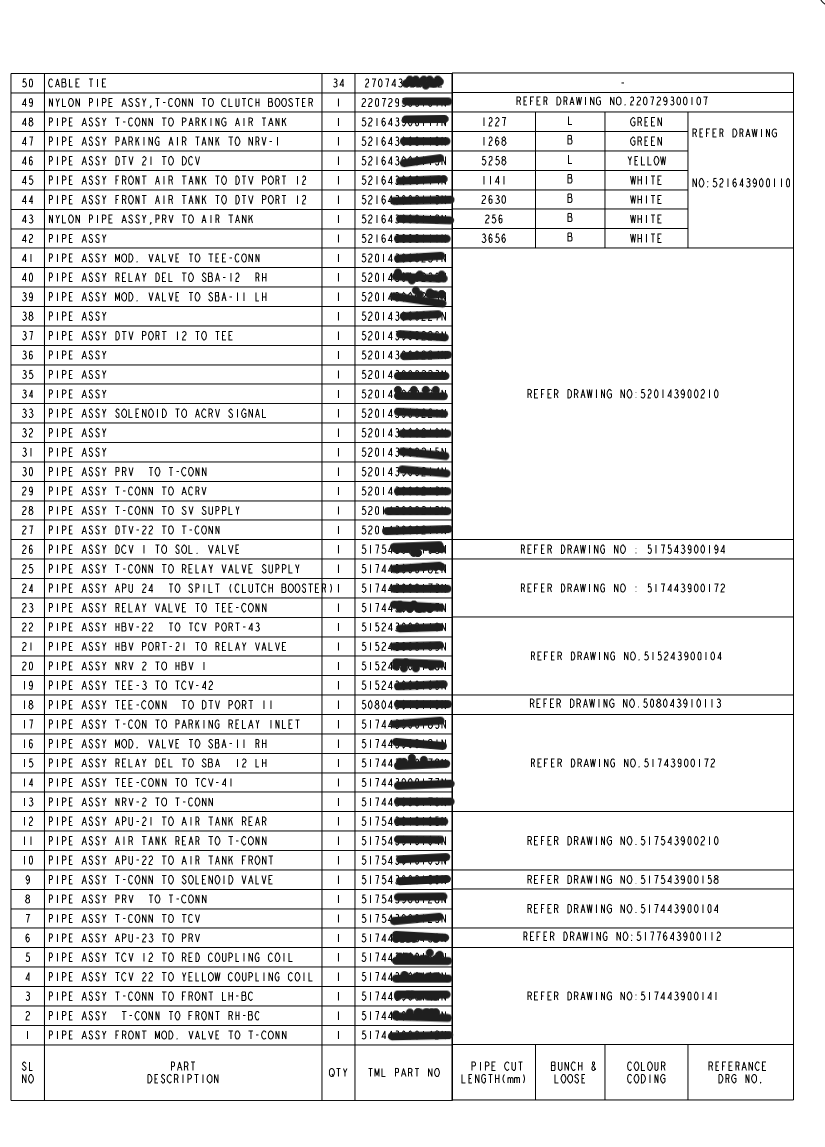
#> input picture result.png, 825 x 1147 px
$ python harvest_more_digits.py
#> lines starting #> are read from the running program, lines starting #| are printed output that depends on the picture
"""
Harvest MORE real digit glyphs from two additional known-ground-truth
sources, to reinforce the digit classes (0,1,3,4,6,7,8,9) that scored
0% in the last held-out eval despite the class existing -- those failures
were data-scarcity, not confusability (unlike '1' vs 'I'/'L', which is a
separate, resolution-related issue this script does NOT fix).

Source 1: QTY column -- "1" for every row except SL 50 ("34").
Source 2: PIPE CUT LENGTH column, rows 42-48 (the only rows where it's
    populated) -- 7 distinct 4-digit values, verified in
    extracted_corrected.xlsx: 1227, 1268, 5258, 1141, 2630, 256, 3656.

Usage:
    python3 harvest_more_digits.py
"""
import numpy as np
from PIL import Image

IMAGE_PATH = "result.png"

ROW_BOUNDS = [73, 92, 111, 131, 150, 170, 189, 209, 228, 247, 267, 286, 306,
              325, 345, 364, 383, 403, 422, 442, 461, 481, 500, 519, 539,
              558, 578, 597, 617, 636, 655, 675, 694, 714, 733, 753, 772,
              791, 811, 830, 850, 869, 889, 908, 927, 947, 966, 986, 1005,
              1025, 1044]
QTY_X0, QTY_X1 = 325, 350        # inset from grid lines (321, 354)
LENGTH_X0, LENGTH_X1 = 357, 448  # inset from grid lines (354, 451)
INK_THRESHOLD = 150
TARGET = 22

sl_values = list(range(50, 0, -1))  # row i -> SL (50 - i)

QTY_GROUND_TRUTH = {sl: ("34" if sl == 50 else "1") for sl in range(1, 51)}
LENGTH_GROUND_TRUTH = {48: "1227", 47: "1268", 46: "5258", 45: "1141",
                        44: "2630", 43: "256", 42: "3656"}


def tight_crop(bin_img):
    ys, xs = np.where(bin_img > 0)
    if len(xs) == 0:
        return None
    return bin_img[ys.min():ys.max() + 1, xs.min():xs.max() + 1]


def resize_glyph(glyph_bin):
    g = Image.fromarray((glyph_bin * 255).astype(np.uint8))
    g = g.resize((TARGET, TARGET), Image.LANCZOS)
    return np.array(g) / 255.0


def harvest_column(arr, x0, x1, ground_truth):
    X, y = [], []
    skipped = []
    for i, sl_val in enumerate(sl_values):
        if sl_val not in ground_truth:
            continue
        digits = ground_truth[sl_val]
        y0, y1 = ROW_BOUNDS[i] + 1, ROW_BOUNDS[i + 1] - 1
        crop = arr[y0:y1, x0:x1]
        bw = (crop < INK_THRESHOLD).astype(np.uint8)
        tc = tight_crop(bw)
        if tc is None:
            skipped.append(sl_val); continue
        n = len(digits)
        w = tc.shape[1]
        edges = np.linspace(0, w, n + 1).astype(int)
        glyphs = []
        ok = True
        for d in range(n):
            piece = tc[:, edges[d]:edges[d + 1]]
            pt = tight_crop(piece)
            if pt is None or pt.shape[0] < 3 or pt.shape[1] < 2:
                ok = False; break
            glyphs.append(pt)
        if not ok:
            skipped.append(sl_val); continue
        for ch, g in zip(digits, glyphs):
            X.append(resize_glyph(g))
            y.append(ch)
    return X, y, skipped


def main():
    im = Image.open(IMAGE_PATH).convert("L")
    arr = np.array(im)

    qty_X, qty_y, qty_skipped = harvest_column(arr, QTY_X0, QTY_X1, QTY_GROUND_TRUTH)
#> the loop in harvest_column, `for i, sl_val in enumerate(sl_values):` made 50 passes
#> tc on passes 4, 6, 8, 11, 13, 15, 18: [1, 1, 1, 1, 1, 1, 1, 1, 1], [1, 1, 1, 1, 1, 1, 1, 1, 1], [1, 1, 1, 1, 1, 1, 1, 1], [1, 1, 1, 1, 1, 1, 1, 1, 1], [1, 1, 1, 1, 1, 1, 1, 1, 1], [1, 1, 1, 1, 1, 1, 1, 1], [1, 1, 1, 1, 1, 1, 1, 1, 1]
#> pass 1, in resize_glyph, `g = g.resize((TARGET, TARGET), Image.LANCZOS)`:
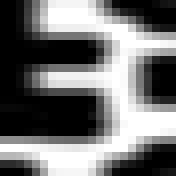
#> g: PIL image 22x22 L (shown 8 times larger); min 0, max 255, mean 114
#> pass 1, in resize_glyph (call 2), `g = g.resize((TARGET, TARGET), Image.LANCZOS)`:
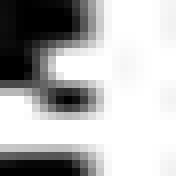
#> g: PIL image 22x22 L (shown 8 times larger); min 0, max 255, mean 179.2
#> pass 2, in resize_glyph (call 3), `g = g.resize((TARGET, TARGET), Image.LANCZOS)`:
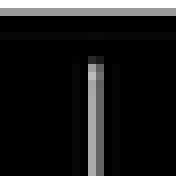
#> g: PIL image 22x22 L (shown 8 times larger); min 0, max 255, mean 27.2
#> after the loop in harvest_column, `for i, sl_val in enumerate(sl_values):`: X = 31 items; skipped = [47, 45, 43, 40, 38, 36, 33, 31, 29, 26, 22, 19, 17, 15, 12, 10, 8, 5, 3, 1]; y = 31 items, first 6: '3', '4', '1', '1', '1', '1'
#> qty_X = 31 items; qty_y = 31 items, first 6: '3', '4', '1', '1', '1', '1'; qty_skipped has the same summary as skipped in harvest_column
    print(f"QTY column: harvested {len(qty_X)} glyphs, skipped {qty_skipped}")
#| QTY column: harvested 31 glyphs, skipped [47, 45, 43, 40, 38, 36, 33, 31, 29, 26, 22, 19, 17, 15, 12, 10, 8, 5, 3, 1]

    len_X, len_y, len_skipped = harvest_column(arr, LENGTH_X0, LENGTH_X1, LENGTH_GROUND_TRUTH)
#> the loop in harvest_column (call 2), `for i, sl_val in enumerate(sl_values):` made 50 passes
#> (digits, n, edges) on passes 4 to 9: ('1268', 4, [0, 21, 43, 64, 86]), ('5258', 4, [0, 22, 45, 68, 91]), ('1141', 4, [0, 21, 43, 64, 86]), ('2630', 4, [0, 22, 45, 68, 91]), ('256', 3, [0, 28, 57, 86]), ('3656', 4, [0, 22, 45, 68, 91])
#> edges on pass 3: [0, 22, 45, 68, 91]
#> pass 3, in resize_glyph (call 32), `g = g.resize((TARGET, TARGET), Image.LANCZOS)`:
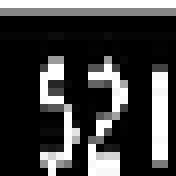
#> g: PIL image 22x22 L (shown 8 times larger); min 0, max 255, mean 62.5
#> pass 3, in resize_glyph (call 33), `g = g.resize((TARGET, TARGET), Image.LANCZOS)`:
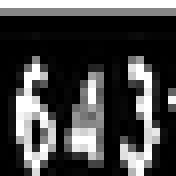
#> g: PIL image 22x22 L (shown 8 times larger); min 0, max 255, mean 68.6
#> pass 3, in resize_glyph (call 34), `g = g.resize((TARGET, TARGET), Image.LANCZOS)`:
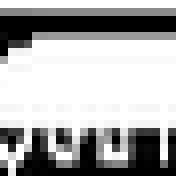
#> g: PIL image 22x22 L (shown 8 times larger); min 0, max 255, mean 171.8
#> pass 3, in resize_glyph (call 35), `g = g.resize((TARGET, TARGET), Image.LANCZOS)`:
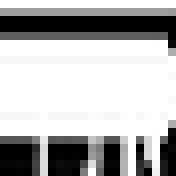
#> g: PIL image 22x22 L (shown 8 times larger); min 0, max 255, mean 178.3
#> len_X = 27 items; len_y = 27 items, first 6: '1', '2', '2', '7', '1', '2'; len_skipped = []
    print(f"Pipe Cut Length column: harvested {len(len_X)} glyphs, skipped {len_skipped}")
#| Pipe Cut Length column: harvested 27 glyphs, skipped []

    X = np.array(qty_X + len_X)
    y = np.array(qty_y + len_y)
    from collections import Counter
    print(f"Total new digit glyphs: {len(X)}")
#| Total new digit glyphs: 58
    print("Class distribution:", Counter(y))
#| Class distribution: Counter({'1': 34, '2': 6, '6': 5, '5': 4, '3': 3, '4': 2, '8': 2, '7': 1, '0': 1})

    np.save("more_digit_X.npy", X)
    np.save("more_digit_y.npy", y)


if __name__ == "__main__":
    main()
